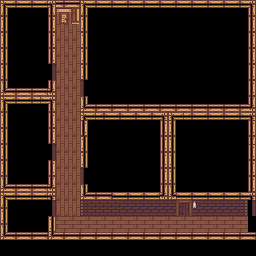

Below is a game level as drawn by its tile map, then a one-line description and the .tmx file that defines it, in full:
An orthogonal 32x32 tile map with 8x8 px tiles, 2 tile layers (Tile Layer 1, Furniture) and 2 objects (Player, Door).

<map version="1.0" tiledversion="1.1.5" orientation="orthogonal" renderorder="right-down" width="32" height="32" tilewidth="8" tileheight="8" infinite="0" nextobjectid="4">
 <tileset firstgid="1" source="../houseTiles.tsx" />
 <layer name="Tile Layer 1" width="32" height="32">
  <data encoding="csv">
1,2,5,6,5,6,8,174,175,176,1,2,5,6,5,6,5,6,5,6,5,6,5,6,5,6,5,6,5,6,7,8,
35,0,0,0,0,0,42,313,314,212,35,0,0,0,0,0,0,0,0,0,0,0,0,0,0,0,0,0,0,0,0,42,
69,0,0,0,0,0,76,347,348,280,69,0,0,0,0,0,0,0,0,0,0,0,0,0,0,0,0,0,0,0,0,76,
103,0,0,0,0,0,110,159,160,161,103,0,0,0,0,0,0,0,0,0,0,0,0,0,0,0,0,0,0,0,0,110,
69,0,0,0,0,0,76,193,194,195,69,0,0,0,0,0,0,0,0,0,0,0,0,0,0,0,0,0,0,0,0,76,
103,0,0,0,0,0,110,159,160,161,103,0,0,0,0,0,0,0,0,0,0,0,0,0,0,0,0,0,0,0,0,110,
69,0,0,0,0,0,76,193,194,195,69,0,0,0,0,0,0,0,0,0,0,0,0,0,0,0,0,0,0,0,0,76,
103,0,0,0,0,0,110,159,160,161,103,0,0,0,0,0,0,0,0,0,0,0,0,0,0,0,0,0,0,0,0,110,
69,0,0,0,0,0,516,193,194,195,69,0,0,0,0,0,0,0,0,0,0,0,0,0,0,0,0,0,0,0,0,76,
103,0,0,0,0,0,550,159,160,161,103,0,0,0,0,0,0,0,0,0,0,0,0,0,0,0,0,0,0,0,0,110,
137,0,0,0,0,0,144,193,194,195,511,0,0,0,0,0,0,0,0,0,0,0,0,0,0,0,0,0,0,0,0,76,
171,172,175,176,175,176,178,159,160,161,545,0,0,0,0,0,0,0,0,0,0,0,0,0,0,0,0,0,0,0,0,110,
1,2,3,4,5,7,8,193,194,195,137,0,0,0,0,0,0,0,0,0,0,0,0,0,0,0,0,0,0,0,0,144,
35,0,0,0,0,0,42,159,160,161,171,172,173,174,173,174,173,174,173,174,173,174,173,174,173,174,173,174,173,174,177,178,
69,0,0,0,0,0,76,193,194,195,1,2,4,5,6,5,6,5,6,7,8,1,2,4,5,6,5,6,5,6,7,8,
103,0,0,0,0,0,110,159,160,161,76,0,0,0,0,0,0,0,0,0,76,69,0,0,0,0,0,0,0,0,0,76,
69,0,0,0,0,0,76,193,194,195,110,0,0,0,0,0,0,0,0,0,110,103,0,0,0,0,0,0,0,0,0,110,
103,0,0,0,0,0,110,159,159,159,69,0,0,0,0,0,0,0,0,0,76,69,0,0,0,0,0,0,0,0,0,144,
69,0,0,0,0,0,516,193,193,193,103,0,0,0,0,0,0,0,0,0,110,103,0,0,0,0,0,0,0,0,0,76,
103,0,0,0,0,0,550,159,159,159,69,0,0,0,0,0,0,0,0,0,76,69,0,0,0,0,0,0,0,0,0,110,
69,0,0,0,0,0,76,193,193,193,103,0,0,0,0,0,0,0,0,0,110,103,0,0,0,0,0,0,0,0,0,76,
103,0,0,0,0,0,110,159,159,159,511,0,0,0,0,0,0,0,0,0,76,69,0,0,0,0,0,0,0,0,0,110,
137,0,0,0,0,0,144,193,193,193,545,0,0,0,0,0,0,0,0,0,110,103,0,0,0,0,0,0,0,0,0,76,
171,172,173,174,175,176,178,159,159,159,137,0,0,0,0,0,0,0,0,0,144,137,0,0,0,0,0,0,0,0,0,110,
1,2,3,4,3,4,8,193,193,193,171,172,175,176,5,6,5,6,5,6,178,171,5,6,5,6,5,6,5,6,7,8,
35,0,0,0,0,0,516,159,159,159,653,656,656,656,656,657,657,657,657,657,657,657,483,484,657,657,657,657,657,657,658,516,
69,0,0,0,0,0,550,193,193,193,687,690,690,690,690,691,691,691,691,691,691,691,517,518,691,691,691,691,691,691,692,550,
103,0,0,0,0,0,69,721,722,721,722,725,726,725,726,725,726,725,726,725,726,725,726,725,726,725,726,725,726,725,726,0,
137,0,0,0,0,0,103,721,722,721,722,725,726,725,726,725,726,725,726,725,726,725,726,725,726,725,726,725,726,725,726,0,
171,172,175,176,175,176,171,172,173,174,173,174,173,174,173,174,173,174,173,174,173,174,173,174,173,174,173,174,173,174,173,174,
0,0,0,0,0,0,0,0,0,0,0,0,0,0,0,0,0,0,0,0,0,0,0,0,0,0,0,0,0,0,0,0,
0,0,0,0,0,0,0,0,0,0,0,0,0,0,0,0,0,0,0,0,0,0,0,0,0,0,0,0,0,0,0,0
</data>
 </layer>
 <layer name="Furniture" width="32" height="32">
  <data encoding="csv">
0,0,0,0,0,0,0,0,0,0,0,0,0,0,0,0,0,0,0,0,0,0,0,0,0,0,0,0,0,0,0,0,
0,0,0,0,0,0,0,0,0,0,0,0,0,0,0,0,0,0,0,0,0,0,0,0,0,0,0,0,0,0,0,0,
0,0,0,0,0,0,0,0,0,0,0,0,0,0,0,0,0,0,0,0,0,0,0,0,0,0,0,0,0,0,0,0,
0,0,0,0,0,0,0,0,0,0,0,0,0,0,0,0,0,0,0,0,0,0,0,0,0,0,0,0,0,0,0,0,
0,0,0,0,0,0,0,0,0,0,0,0,0,0,0,0,0,0,0,0,0,0,0,0,0,0,0,0,0,0,0,0,
0,0,0,0,0,0,0,0,0,0,0,0,0,0,0,0,0,0,0,0,0,0,0,0,0,0,0,0,0,0,0,0,
0,0,0,0,0,0,0,0,0,0,0,0,0,0,0,0,0,0,0,0,0,0,0,0,0,0,0,0,0,0,0,0,
0,0,0,0,0,0,0,0,0,0,0,0,0,0,0,0,0,0,0,0,0,0,0,0,0,0,0,0,0,0,0,0,
0,0,0,0,0,0,0,0,0,0,0,0,0,0,0,0,0,0,0,0,0,0,0,0,0,0,0,0,0,0,0,0,
0,0,0,0,0,0,0,0,0,0,0,0,0,0,0,0,0,0,0,0,0,0,0,0,0,0,0,0,0,0,0,0,
0,0,0,0,0,0,0,0,0,0,0,0,0,0,0,0,0,0,0,0,0,0,0,0,0,0,0,0,0,0,0,0,
0,0,0,0,0,0,0,0,0,0,0,0,0,0,0,0,0,0,0,0,0,0,0,0,0,0,0,0,0,0,0,0,
0,0,0,0,0,0,0,0,0,0,0,0,0,0,0,0,0,0,0,0,0,0,0,0,0,0,0,0,0,0,0,0,
0,0,0,0,0,0,0,0,0,0,0,0,0,0,0,0,0,0,0,0,0,0,0,0,0,0,0,0,0,0,0,0,
0,0,0,0,0,0,0,0,0,0,0,0,0,0,0,0,0,0,0,0,0,0,0,0,0,0,0,0,0,0,0,0,
0,0,0,0,0,0,0,0,0,0,0,0,0,0,0,0,0,0,0,0,0,0,0,0,0,0,0,0,0,0,0,0,
0,0,0,0,0,0,0,0,0,0,0,0,0,0,0,0,0,0,0,0,0,0,0,0,0,0,0,0,0,0,0,0,
0,0,0,0,0,0,0,0,0,0,0,0,0,0,0,0,0,0,0,0,0,0,0,0,0,0,0,0,0,0,0,0,
0,0,0,0,0,0,0,0,0,0,0,0,0,0,0,0,0,0,0,0,0,0,0,0,0,0,0,0,0,0,0,0,
0,0,0,0,0,0,0,0,0,0,0,0,0,0,0,0,0,0,0,0,0,0,0,0,0,0,0,0,0,0,0,0,
0,0,0,0,0,0,0,0,0,0,0,0,0,0,0,0,0,0,0,0,0,0,0,0,0,0,0,0,0,0,0,0,
0,0,0,0,0,0,0,0,0,0,0,0,0,0,0,0,0,0,0,0,0,0,0,0,0,0,0,0,0,0,0,0,
0,0,0,0,0,0,0,0,0,0,0,0,0,0,0,0,0,0,0,0,0,0,0,0,0,0,0,0,0,0,0,0,
0,0,0,0,0,0,0,0,0,0,0,0,0,0,0,0,0,0,0,0,0,0,0,0,0,0,0,0,0,0,0,0,
0,0,0,0,0,0,0,0,0,0,0,0,0,0,0,0,0,0,0,0,0,0,0,0,0,0,0,0,0,0,0,0,
0,0,0,0,0,0,0,0,0,0,0,0,0,0,0,0,0,0,0,0,0,0,0,0,309,0,0,0,0,0,0,0,
0,0,0,0,0,0,0,0,0,0,0,0,0,0,0,0,0,0,0,0,0,0,0,0,0,0,0,0,0,0,0,0,
0,0,0,0,0,0,0,0,0,0,0,0,0,0,0,0,0,0,0,0,0,0,0,0,0,0,0,0,0,0,0,0,
0,0,0,0,0,0,0,0,0,0,0,0,0,0,0,0,0,0,0,0,0,0,0,0,0,0,0,0,0,0,0,0,
0,0,0,0,0,0,0,0,0,0,0,0,0,0,0,0,0,0,0,0,0,0,0,0,0,0,0,0,0,0,0,0,
0,0,0,0,0,0,0,0,0,0,0,0,0,0,0,0,0,0,0,0,0,0,0,0,0,0,0,0,0,0,0,0,
0,0,0,0,0,0,0,0,0,0,0,0,0,0,0,0,0,0,0,0,0,0,0,0,0,0,0,0,0,0,0,0
</data>
 </layer>
 <objectgroup name="Objects">
  <object id="1" name="Player" x="232.818" y="219.773" width="6.5" height="7" />
  <object id="2" name="Door" x="239.909" y="215.909" width="7.97159" height="16.2727">
   <properties>
    <property name="connectionID" type="int" value="0" />
    <property name="nextMap" value="mainHall" />
   </properties>
  </object>
 </objectgroup>
</map>